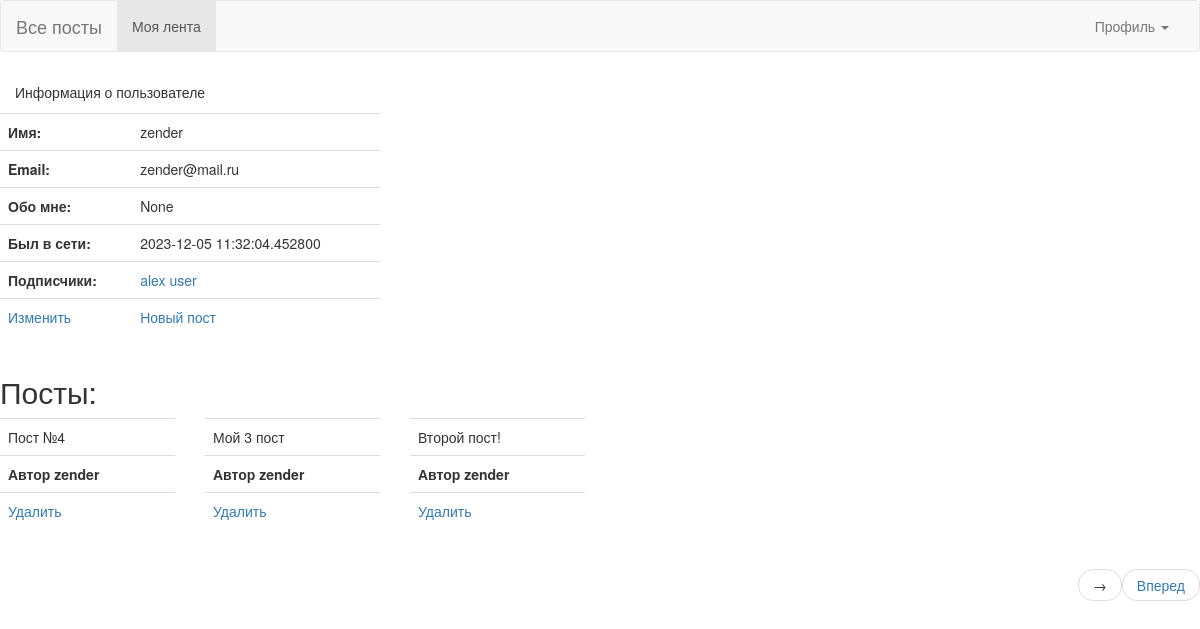
The app's page /profile/zender (signed in) with its own data.
### app/models.py (models this page shows, shortened)
class User(db.Model, UserMixin):
    id = db.Column(db.Integer, primary_key=True)
    username = db.Column(db.String, unique=True, nullable=False)
    password = db.Column(db.String(128), nullable=False)
    email= db.Column(db.String, unique=True, nullable=False)
    last_seen =db.Column(db.DateTime,default=datetime.utcnow)
    about_me = db.Column(db.String)
    posts = db.relationship('Post', backref='author', lazy='dynamic')
    followed = db.relationship(
        'User', secondary=followers,
        primaryjoin=(followers.c.follower_id==id),
        secondaryjoin=(followers.c.followed_id==id),
        backref=db.backref('follower', lazy='dynamic'), lazy='dynamic'
    )

class Post(db.Model):
    id = db.Column(db.Integer, primary_key=True)
    body = db.Column(db.String, nullable=False)
    dt =db.Column(db.DateTime,default=datetime.utcnow)
    user_id = db.Column(db.Integer, db.ForeignKey('user.id'))

### app/routes.py (the view)
@app.route('/profile/<username>')
@login_required
def profile(username):
    page = request.args.get('page', 1, type=int)
    user = User.query.filter_by(username=username).first()
    followers = user.follower.all()
    posts = user.posts.order_by(Post.dt.desc()).paginate(
        page=page, per_page=app.config['POSTS_PER_PAGE'], error_out=False
    )
    prev_url = url_for('profile',username=username, page=posts.prev_num) if posts.has_prev else None
    next_url = url_for('profile', username=username, page=posts.next_num) if posts.has_next else None
    if user is not None:
        return render_template('profile.html', user=user, followers=followers,
                                 posts=posts, prev_url=prev_url, next_url=next_url)
    else:
        flash('Пользователь {} не найден'.format(username))

### app/models.py (called while the page is built)
@login_manager.user_loader
def load_user(user_id):
    return User.query.get(int(user_id))

### app/routes.py (called while the page is built)
@app.before_request
def before_request():
    if current_user.is_authenticated:
        current_user.last_seen = datetime.utcnow()
        db.session.commit()

### app/templates/profile.html
{% extends 'base.html' %}
{% block content %}
<div class="panel-heading">Информация о пользователе</div>
<div class="row">
    <div class="col-md-4">
     <table class="table">
        <tbody>
            <tr> <th scope="row">Имя:</th> <td>{{user.username}}</td>                   </tr>
            <tr> <th scope="row">Email:</th> <td>{{user.email}}</td>                    </tr>
            <tr> <th scope="row">Обо мне:</th> <td>{{user.about_me}}</td>               </tr>
            <tr> <th scope="row">Был в сети:</th> <td>{{user.last_seen}}</td>           </tr>
            {% if followers %}
                <tr> <th scope="row">Подписчики:</th>
                    <td>
                        {% for follower in followers %}
                            <a href="{{url_for('profile', username=follower.username)}}">{{follower.username}}</a>
                        {% endfor %}
                    </td>
                </tr>
            {% else %}
                <tr> <th scope="row">Подписчики:</th> <td>У вас нет подписчиков</td>    </tr>
            {% endif %}
                {% if user == current_user %}
            <tr>
                <td><a href="{{url_for('edit_profile')}}">Изменить </a></td>
                <td><a href="{{url_for('add_post')}}">Новый пост</a></td>
            </tr>
            {% elif current_user.is_following(user) %}
                <tr>
                    <td><a href="{{url_for('unfollow', id=user.id)}}">Отписаться</a></td>
                </tr>
            {% else %}
                <tr>
                    <td><a href="{{url_for('follow', id=user.id)}}">Подписаться</a></td>
                </tr>
            {% endif %}
            </tbody>
        </table>
    </div>
</div>
    {% if posts %}
        <h2>Посты:</h2>
        <div class="row">
            {% for post in posts %}
                {% include '_post.html' %}
            {% endfor %}
        </div>
        {% include '_paginate.html'   %}
    {% else %}
        <h2>Нет ни одного поста</h2>
    {% endif %}
{% endblock %}

### app/templates/_post.html
<div class="col-md-2">
    <table class="table table-hover">
        <tr>
            <td>{{post.body}} </td>
        </tr>
        {% if current_user == post.author %}
            <tr> <td><b> Автор {{post.author.username}} </b> </td> </tr>
            <tr> <td><a href="{{url_for('delete_post', id=post.id)}}">Удалить</td> </tr>
        {% else %}
            <tr>
                <td><b> <a href="{{url_for('profile', username=post.author.username)}}">Автор {{post.author.username}} </a></b> </td>
            </tr>
            <tr></tr>
        {% endif %}
</table>
</div>

### records on screen
User: username "zender", email "zender@mail.ru", about_me "None", last_seen "2023-12-05 11:32:04.452800"
User: username "alex"
User: username "user"
Post: body "Пост №4", author.username "zender"
Post: body "Мой 3 пост", author.username "zender"
Post: body "Второй пост!", author.username "zender"
